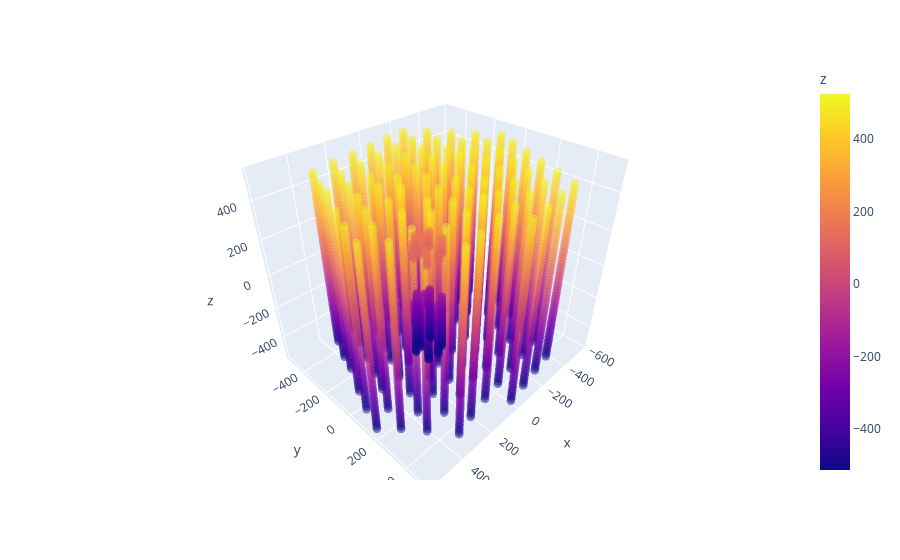

The cell this chart's notebook holds for it:
### Code cell
import plotly.express as px

fig = px.scatter_3d(sensor_geometry, x='x', y='y', z='z', color="z", opacity=0.5)
fig.update_traces(marker_size=3)
fig.show()

### Figure 1 — Plotly figure (JSON) as saved in the notebook; plotly's stock layout.template omitted (floating-point values rounded to 4 significant figures; data arrays with more than 128 entries replaced by an {"elided": "..."} marker saying what was removed)
{"data": [{"hovertemplate": "x=%{x}<br>y=%{y}<br>z=%{marker.color}<extra></extra>", "legendgroup": "", "marker": {"color": {"elided": "5160 float values"}, "coloraxis": "coloraxis", "opacity": 0.5, "size": 3, "symbol": "circle"}, "mode": "markers", "name": "", "scene": "scene", "showlegend": false, "type": "scatter3d", "x": {"elided": "5160 float values"}, "y": {"elided": "5160 float values"}, "z": {"elided": "5160 float values"}}], "layout": {"coloraxis": {"colorbar": {"title": {"text": "z"}}, "colorscale": [[0, "#0d0887"], [0.1111, "#46039f"], [0.2222, "#7201a8"], [0.3333, "#9c179e"], [0.4444, "#bd3786"], [0.5556, "#d8576b"], [0.6667, "#ed7953"], [0.7778, "#fb9f3a"], [0.8889, "#fdca26"], [1, "#f0f921"]]}, "legend": {"tracegroupgap": 0}, "margin": {"t": 60}, "scene": {"domain": {"x": [0, 1], "y": [0, 1]}, "xaxis": {"title": {"text": "x"}}, "yaxis": {"title": {"text": "y"}}, "zaxis": {"title": {"text": "z"}}}}}
